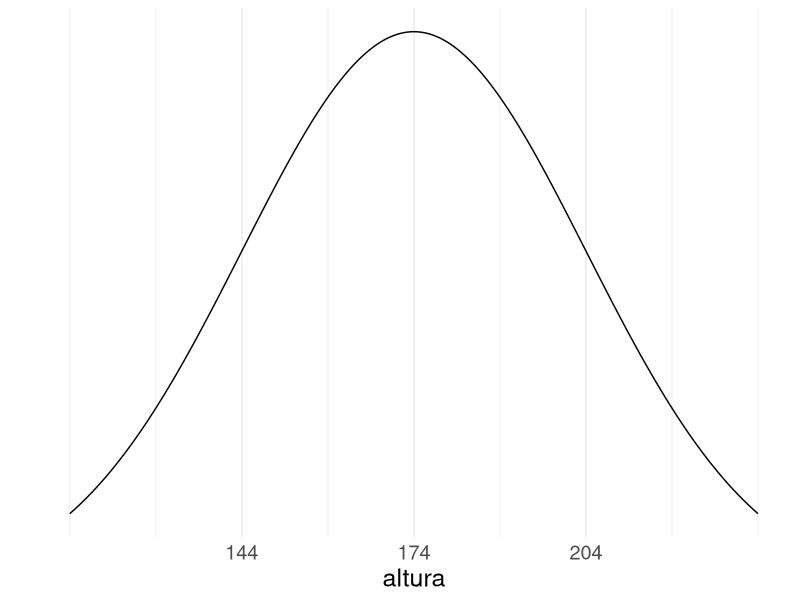
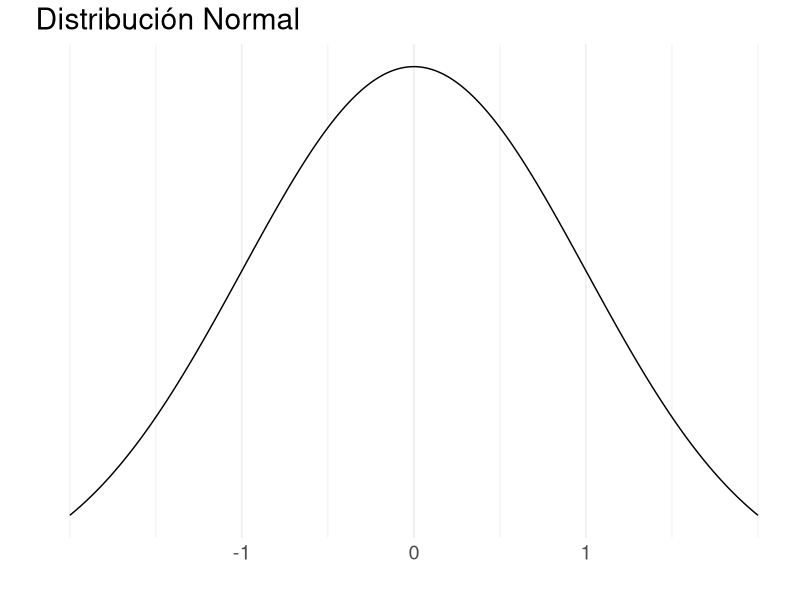
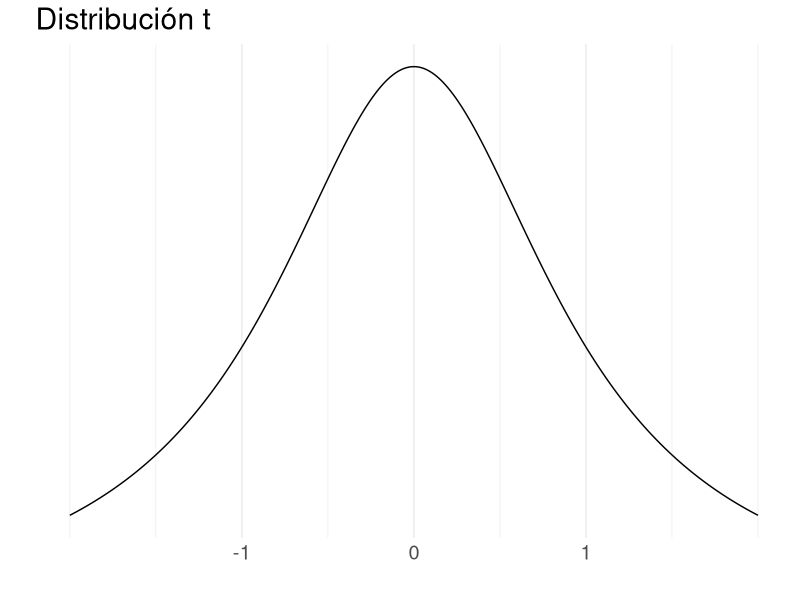
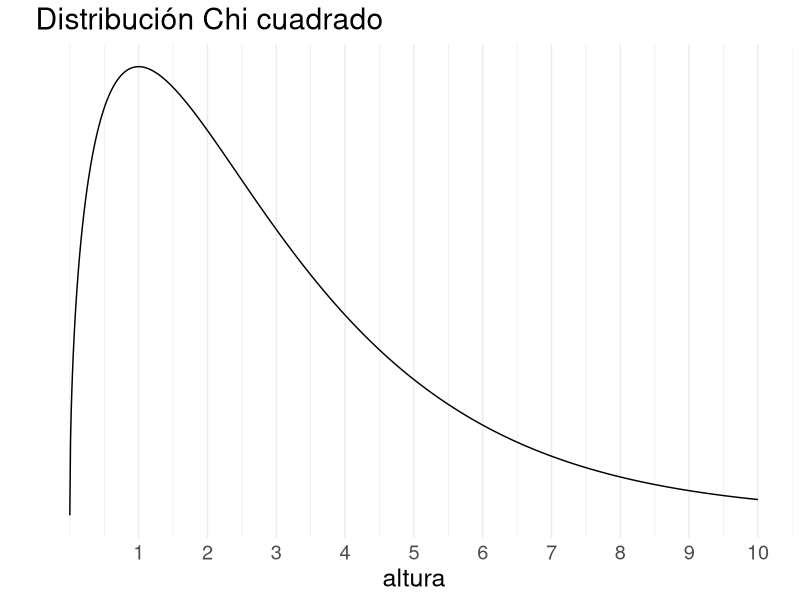
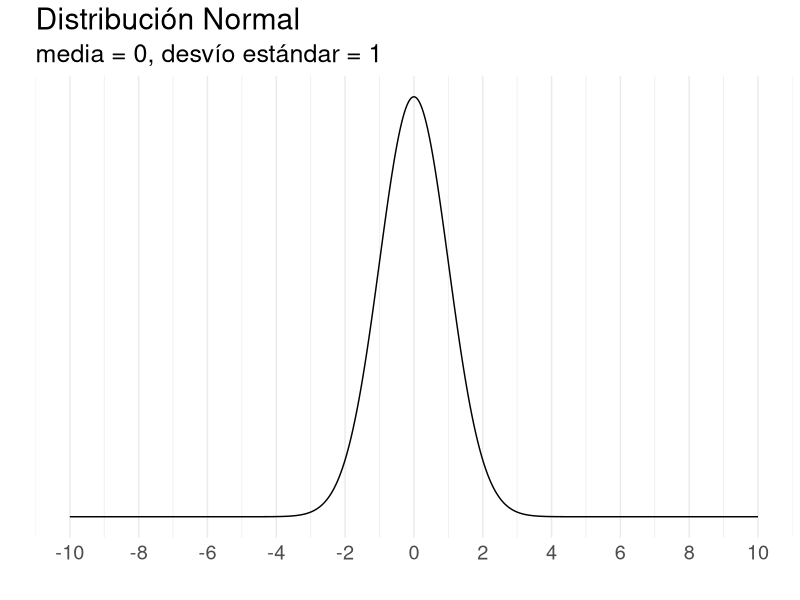
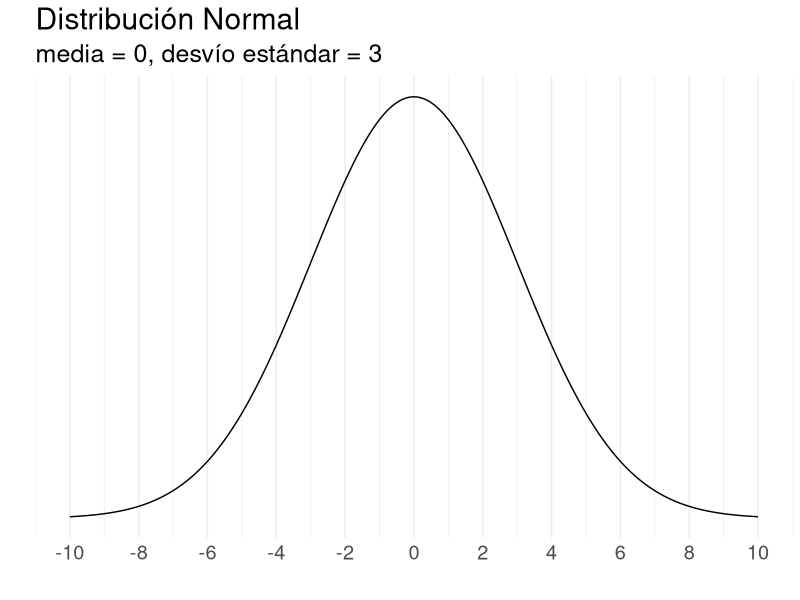
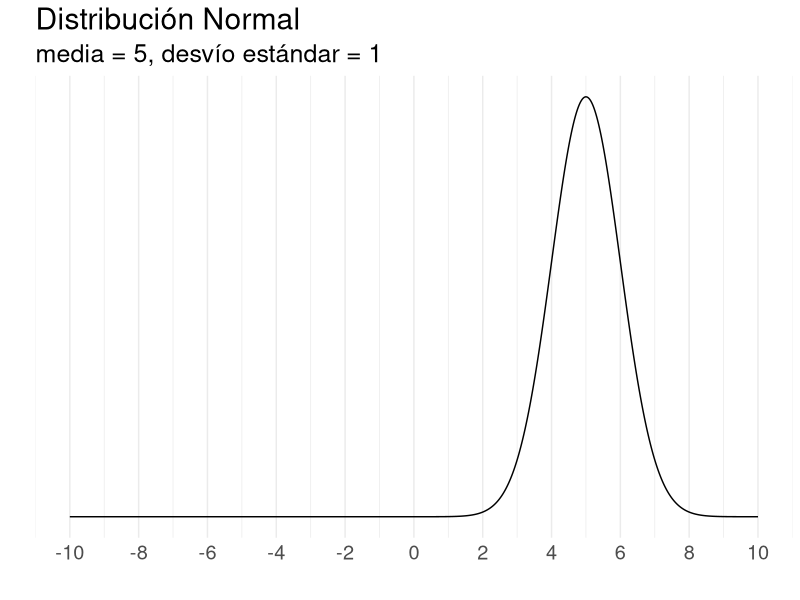
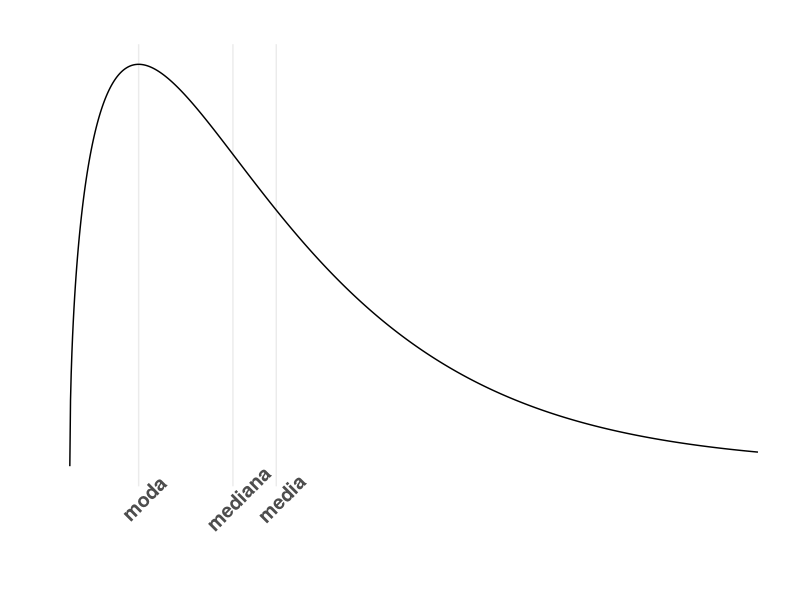

Source code (R) for these figures, in order:
## ---- chunk 1
knitr::opts_chunk$set(warning = FALSE, message = FALSE, echo=FALSE, fig.width = 15)
library(tidyverse)
library(kableExtra)
library(cowplot)
set.seed(12)
## ---- chunk 2
tibble(valor=1:6, probabilidad = rep("1/6", 6))
## ---- chunk 3

ggplot(data = data.frame(x = c(114, 234)), aes(x)) +
  stat_function(fun = dnorm, n = 1000, args = list(mean = 174, sd = 30)) + 
  labs(x='altura',y="") +
  scale_y_continuous(breaks = NULL)+
  scale_x_continuous(breaks = c(144,174,204))+
  theme_minimal()+
  theme(text = element_text(size = 18))
## ---- chunk 4

ggplot(data = data.frame(x = c(-2,2)), aes(x)) +
  stat_function(fun = dnorm, n = 1000, args = list(mean = 0, sd = 1)) + 
  labs(x='',y="", title = "Distribución Normal") +
  scale_y_continuous(breaks = NULL)+
  scale_x_continuous(breaks = c(-1,0,1))+
  theme_minimal()+
  theme(text = element_text(size = 18))

ggplot(data = data.frame(x = c(-2, 2)), aes(x)) +
  stat_function(fun = dt, n = 1000, args = list(df=1)) + 
  labs(x='',y="", title = "Distribución t")+
  scale_y_continuous(breaks = NULL)+
  scale_x_continuous(breaks = c(-1,0,1))+
  theme_minimal()+
  theme(text = element_text(size = 18))

ggplot(data = data.frame(x = c(0, 10)), aes(x)) +
  stat_function(fun = dchisq, n = 1000, args = list(df=3)) + 
  labs(x='altura',y="", title = "Distribución Chi cuadrado")+
  scale_y_continuous(breaks = NULL)+
  scale_x_continuous(breaks = c(1:10))+
  theme_minimal()+
  theme(text = element_text(size = 18))

## ---- chunk 5

ggplot(data = data.frame(x = c(-10,10)), aes(x)) +
  stat_function(fun = dnorm, n = 1000, args = list(mean = 0, sd = 1)) + 
  labs(x='',y="", title = "Distribución Normal",
       subtitle = 'media = 0, desvío estándar = 1') +
  scale_y_continuous(breaks = NULL)+
  scale_x_continuous(breaks = seq(-10,10,2))+
  theme_minimal()+
  theme(text = element_text(size = 18))

ggplot(data = data.frame(x = c(-10,10)), aes(x)) +
  stat_function(fun = dnorm, n = 1000, args = list(mean = 0, sd = 3)) + 
  labs(x='',y="", title = "Distribución Normal",
       subtitle = 'media = 0, desvío estándar = 3') +
  scale_y_continuous(breaks = NULL)+
  scale_x_continuous(breaks = seq(-10,10,2))+
  theme_minimal()+
  theme(text = element_text(size = 18))

ggplot(data = data.frame(x = c(-10,10)), aes(x)) +
  stat_function(fun = dnorm, n = 1000, args = list(mean = 5, sd = 1)) + 
  labs(x='',y="", title = "Distribución Normal",
       subtitle = 'media = 5, desvío estándar = 1') +  
  scale_y_continuous(breaks = NULL)+
  scale_x_continuous(breaks = seq(-10,10,2))+
  theme_minimal()+
  theme(text = element_text(size = 18))



## ---- chunk 6
df=3
mean = df
median <- qchisq(p = 0.5,df = df)
mode <- max(df-2,0)

cortes <- round(c(mean, median, mode),2)
etiquetas <- c('media', 'mediana', 'moda')

ggplot(data = data.frame(x = c(0, 10)), aes(x)) +
  stat_function(fun = dchisq, n = 1000, args = list(df=df)) + 
  labs(x='',y="", title = "")+
  scale_y_continuous(breaks = NULL)+
  scale_x_continuous(breaks = cortes, labels = etiquetas)+
  theme_minimal()+
  theme(panel.grid.minor = element_blank(),
        text = element_text(size = 18),
        axis.text.x = element_text(face = 'bold', angle = 45))
## ---- chunk 7

df=3
Q1 <- qchisq(p = 0.25,df = df)
Q2 <- qchisq(p = 0.5,df = df)
Q3 <- qchisq(p = 0.75,df = df)

cortes <- round(c(Q1,Q2,Q3),2)
etiquetas <- c("Q1","Q2","Q3")


ggplot(data = data.frame(x = c(0, 10)), aes(x)) +
  stat_function(fun = dchisq, n = 1000, args = list(df=df)) + 
  labs(x='',y="", title = "")+
  scale_y_continuous(breaks = NULL)+
  scale_x_continuous(breaks = cortes, labels = etiquetas)+
  theme_minimal()+
  theme(panel.grid.minor = element_blank(),
        axis.text.x = element_text(size = 12, face = 'bold', angle = 45),
        text = element_text(size = 18))
## ---- chunk 8


distribuciones <- tibble(
Normal = rnorm(n = 15,mean = 0, sd = 1 ),
`T-student` = rt(n = 15,df=1 ),
Chi = rchisq(n = 15,df=1)) %>% 
  gather(distribucion, valor)

ggplot(data = distribuciones, aes(distribucion, valor, fill=distribucion)) +
  geom_boxplot()+
  labs(x='',y="", title = "Boxplot") +
  facet_wrap(.~distribucion, scales = "free_x")+
  theme_minimal()+
  theme(legend.position = 'none',
        axis.text.x = element_blank(),
        text = element_text(size = 18))

## ---- chunk 9

distribuciones <- tibble(
Normal = rnorm(n = 100,mean = 0, sd = 1 ),
`T-student` = rt(n = 100,df=1 ),
Chi = rchisq(n = 100,df=1)) %>% 
  gather(distribucion, valor)

ggplot(data = distribuciones, aes(distribucion, valor, fill=distribucion)) +
  geom_boxplot()+
  labs(x='',y="", title = "Boxplot") +
  facet_wrap(.~distribucion, scales = "free_x")+
  theme_minimal()+
  theme(legend.position = 'none',
        axis.text.x = element_blank(),
        text = element_text(size = 18))

## ---- chunk 10
distribuciones <- tibble(
`Media 0, ds=1` = rnorm(n = 100,mean = 0, sd = 1 ),
`Media 0, ds=2` = rnorm(n = 100,mean = 0, sd = 2 ),
`Media 5, ds=1` = rnorm(n = 100,mean = 5, sd = 1 )) %>% 
  gather(distribucion, valor)

ggplot(data = distribuciones, aes(distribucion, valor, fill=distribucion)) +
  geom_boxplot()+
  labs(x='',y="", title = "Distribución normal") +
  facet_wrap(.~distribucion, scales = "free_x")+
  theme_minimal()+
  theme(legend.position = 'none',
        axis.text.x = element_blank(),
        text = element_text(size = 18))
## ---- chunk 11
distribuciones <- tibble(
Normal = rnorm(n = 15,mean = 0, sd = 1 ),
`T-student` = rt(n = 15,df=1 ),
Chi = rchisq(n = 15,df=1)) %>% 
  gather(distribucion, valor)

ggplot(data = distribuciones, aes( x=valor, fill=distribucion)) +
  geom_histogram(bins = 10)+
  labs(x='',y="", title = "Histograma") +
  facet_grid(distribucion~.)+
  theme_minimal()+
  theme(legend.position = 'none',
        axis.text.y = element_blank(),
        text = element_text(size = 18))


distribuciones <- tibble(
`Media 0, ds=1` = rnorm(n = 100,mean = 0, sd = 1 ),
`Media 0, ds=2` = rnorm(n = 100,mean = 0, sd = 2 ),
`Media 5, ds=1` = rnorm(n = 100,mean = 5, sd = 1 )) %>% 
  gather(distribucion, valor)

ggplot(data = distribuciones, aes( x=valor, fill=distribucion)) +
  geom_histogram(bins = 20)+
  labs(x='',y="", title = "Distribución normal") +
  facet_grid(distribucion~.)+
  theme_minimal()+
  theme(legend.position = 'none',
        axis.text.y = element_blank(),
        text = element_text(size = 18))
## ---- chunk 12
distribuciones <- tibble(
Normal = rnorm(n = 15,mean = 0, sd = 1 ),
`T-student` = rt(n = 15,df=1 ),
Chi = rchisq(n = 15,df=1)) %>% 
  gather(distribucion, valor)

ggplot(data = distribuciones, aes( x=valor, fill=distribucion)) +
  geom_density(bins = 10)+
  labs(x='',y="", title = "Histograma") +
  facet_grid(distribucion~.)+
  theme_minimal()+
  theme(legend.position = 'none',
        axis.text.y = element_blank(),
        text = element_text(size = 18))


distribuciones <- tibble(
`Media 0, ds=1` = rnorm(n = 100,mean = 0, sd = 1 ),
`Media 0, ds=2` = rnorm(n = 100,mean = 0, sd = 2 ),
`Media 5, ds=1` = rnorm(n = 100,mean = 5, sd = 1 )) %>% 
  gather(distribucion, valor)

ggplot(data = distribuciones, aes( x=valor, fill=distribucion)) +
  geom_density(bins = 20)+
  labs(x='',y="", title = "Distribución normal") +
  facet_grid(distribucion~.)+
  theme_minimal()+
  theme(legend.position = 'none',
        axis.text.y = element_blank(),
        text = element_text(size = 18))
## ---- chunk 13
distribuciones <- tibble(
Normal = rnorm(n = 15,mean = 0, sd = 1 ),
`T-student` = rt(n = 15,df=1 ),
Chi = rchisq(n = 15,df=1)) %>% 
  gather(distribucion, valor)

ggplot(data = distribuciones, aes(distribucion, valor, fill=distribucion)) +
  geom_violin(alpha=0.75)+
  geom_boxplot(alpha=0.5)+
  labs(x='',y="", title = "Boxplot") +
  facet_wrap(.~distribucion, scales = "free_x")+
  theme_minimal()+
  theme(legend.position = 'none',
        axis.text.x = element_blank(),
        text = element_text(size = 18))


distribuciones <- tibble(
`Media 0, ds=1` = rnorm(n = 100,mean = 0, sd = 1 ),
`Media 0, ds=2` = rnorm(n = 100,mean = 0, sd = 2 ),
`Media 5, ds=1` = rnorm(n = 100,mean = 5, sd = 1 )) %>% 
  gather(distribucion, valor)

ggplot(data = distribuciones, aes(distribucion, valor, fill=distribucion)) +
  geom_violin(alpha=0.75)+
  geom_boxplot(alpha=0.5)+
  geom_boxplot()+
  labs(x='',y="", title = "Distribución normal") +
  facet_wrap(.~distribucion, scales = "free_x")+
  theme_minimal()+
  theme(legend.position = 'none',
        axis.text.x = element_blank(),
        text = element_text(size = 18))
